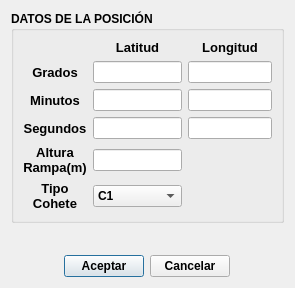
<?xml version="1.0" encoding="UTF-8"?>
<ui version="4.0">
 <class>ZDCAAEntrada</class>
 <widget class="QDialog" name="ZDCAAEntrada">
  <property name="geometry">
   <rect>
    <x>0</x>
    <y>0</y>
    <width>295</width>
    <height>288</height>
   </rect>
  </property>
  <property name="font">
   <font>
    <family>Tahoma</family>
    <weight>75</weight>
    <bold>true</bold>
   </font>
  </property>
  <property name="windowTitle">
   <string>Entrar Datos</string>
  </property>
  <layout class="QGridLayout" name="gridLayout_2">
   <item row="0" column="0" colspan="3">
    <widget class="QGroupBox" name="groupBox">
     <property name="font">
      <font>
       <family>Tahoma</family>
       <weight>75</weight>
       <bold>true</bold>
      </font>
     </property>
     <property name="title">
      <string>DATOS DE LA POSICIÓN</string>
     </property>
     <layout class="QGridLayout" name="gridLayout">
      <item row="0" column="1">
       <widget class="QLabel" name="label_2">
        <property name="font">
         <font>
          <family>Tahoma</family>
          <pointsize>10</pointsize>
          <weight>75</weight>
          <bold>true</bold>
         </font>
        </property>
        <property name="text">
         <string>Latitud</string>
        </property>
        <property name="alignment">
         <set>Qt::AlignCenter</set>
        </property>
       </widget>
      </item>
      <item row="0" column="3">
       <widget class="QLabel" name="label">
        <property name="font">
         <font>
          <family>Tahoma</family>
          <pointsize>10</pointsize>
          <weight>75</weight>
          <bold>true</bold>
         </font>
        </property>
        <property name="text">
         <string>Longitud</string>
        </property>
        <property name="alignment">
         <set>Qt::AlignCenter</set>
        </property>
       </widget>
      </item>
      <item row="1" column="0">
       <widget class="QLabel" name="label_3">
        <property name="font">
         <font>
          <family>Tahoma</family>
          <pointsize>10</pointsize>
          <weight>75</weight>
          <bold>true</bold>
         </font>
        </property>
        <property name="text">
         <string>Grados</string>
        </property>
        <property name="alignment">
         <set>Qt::AlignCenter</set>
        </property>
       </widget>
      </item>
      <item row="1" column="3">
       <widget class="QLineEdit" name="lineEdit">
        <property name="font">
         <font>
          <family>Tahoma</family>
          <weight>75</weight>
          <bold>true</bold>
         </font>
        </property>
       </widget>
      </item>
      <item row="1" column="1">
       <widget class="QLineEdit" name="lineEdit_4">
        <property name="font">
         <font>
          <family>Tahoma</family>
          <weight>75</weight>
          <bold>true</bold>
         </font>
        </property>
       </widget>
      </item>
      <item row="2" column="3">
       <widget class="QLineEdit" name="lineEdit_2">
        <property name="font">
         <font>
          <family>Tahoma</family>
          <weight>75</weight>
          <bold>true</bold>
         </font>
        </property>
       </widget>
      </item>
      <item row="2" column="0">
       <widget class="QLabel" name="label_4">
        <property name="font">
         <font>
          <family>Tahoma</family>
          <pointsize>10</pointsize>
          <weight>75</weight>
          <bold>true</bold>
         </font>
        </property>
        <property name="text">
         <string>Minutos</string>
        </property>
        <property name="alignment">
         <set>Qt::AlignCenter</set>
        </property>
       </widget>
      </item>
      <item row="3" column="0">
       <widget class="QLabel" name="label_5">
        <property name="font">
         <font>
          <family>Tahoma</family>
          <pointsize>10</pointsize>
          <weight>75</weight>
          <bold>true</bold>
         </font>
        </property>
        <property name="text">
         <string>Segundos</string>
        </property>
        <property name="alignment">
         <set>Qt::AlignCenter</set>
        </property>
       </widget>
      </item>
      <item row="2" column="1">
       <widget class="QLineEdit" name="lineEdit_5">
        <property name="font">
         <font>
          <family>Tahoma</family>
          <weight>75</weight>
          <bold>true</bold>
         </font>
        </property>
       </widget>
      </item>
      <item row="3" column="1">
       <widget class="QLineEdit" name="lineEdit_6">
        <property name="font">
         <font>
          <family>Tahoma</family>
          <weight>75</weight>
          <bold>true</bold>
         </font>
        </property>
       </widget>
      </item>
      <item row="4" column="0">
       <widget class="QLabel" name="label_6">
        <property name="font">
         <font>
          <family>Tahoma</family>
          <pointsize>10</pointsize>
          <weight>75</weight>
          <bold>true</bold>
         </font>
        </property>
        <property name="text">
         <string>Altura
Rampa(m)</string>
        </property>
        <property name="alignment">
         <set>Qt::AlignCenter</set>
        </property>
       </widget>
      </item>
      <item row="3" column="3">
       <widget class="QLineEdit" name="lineEdit_3">
        <property name="font">
         <font>
          <family>Tahoma</family>
          <weight>75</weight>
          <bold>true</bold>
         </font>
        </property>
       </widget>
      </item>
      <item row="5" column="0">
       <widget class="QLabel" name="label_7">
        <property name="font">
         <font>
          <family>Tahoma</family>
          <pointsize>10</pointsize>
          <weight>75</weight>
          <bold>true</bold>
         </font>
        </property>
        <property name="text">
         <string>Tipo
Cohete</string>
        </property>
        <property name="alignment">
         <set>Qt::AlignCenter</set>
        </property>
       </widget>
      </item>
      <item row="4" column="1">
       <widget class="QLineEdit" name="lineEdit_7">
        <property name="font">
         <font>
          <family>Tahoma</family>
          <weight>75</weight>
          <bold>true</bold>
         </font>
        </property>
       </widget>
      </item>
      <item row="5" column="1">
       <widget class="QComboBox" name="comboBox_2">
        <property name="font">
         <font>
          <family>Tahoma</family>
          <weight>75</weight>
          <bold>true</bold>
         </font>
        </property>
        <item>
         <property name="text">
          <string>C1</string>
         </property>
        </item>
        <item>
         <property name="text">
          <string>C2</string>
         </property>
        </item>
        <item>
         <property name="text">
          <string>C3</string>
         </property>
        </item>
        <item>
         <property name="text">
          <string>Igla</string>
         </property>
        </item>
        <item>
         <property name="text">
          <string>C10</string>
         </property>
        </item>
        <item>
         <property name="text">
          <string>OCA-AKM</string>
         </property>
        </item>
        <item>
         <property name="text">
          <string>Cuadrado</string>
         </property>
        </item>
        <item>
         <property name="text">
          <string>Pechora</string>
         </property>
        </item>
        <item>
         <property name="text">
          <string>Volga</string>
         </property>
        </item>
       </widget>
      </item>
     </layout>
    </widget>
   </item>
   <item row="1" column="1">
    <spacer name="verticalSpacer">
     <property name="orientation">
      <enum>Qt::Vertical</enum>
     </property>
     <property name="sizeHint" stdset="0">
      <size>
       <width>20</width>
       <height>29</height>
      </size>
     </property>
    </spacer>
   </item>
   <item row="2" column="0">
    <spacer name="horizontalSpacer">
     <property name="orientation">
      <enum>Qt::Horizontal</enum>
     </property>
     <property name="sizeHint" stdset="0">
      <size>
       <width>72</width>
       <height>20</height>
      </size>
     </property>
    </spacer>
   </item>
   <item row="2" column="1">
    <layout class="QHBoxLayout" name="horizontalLayout">
     <item>
      <widget class="QPushButton" name="pushButton">
       <property name="text">
        <string>Aceptar</string>
       </property>
      </widget>
     </item>
     <item>
      <widget class="QPushButton" name="pushButton_2">
       <property name="text">
        <string>Cancelar</string>
       </property>
      </widget>
     </item>
    </layout>
   </item>
   <item row="2" column="2">
    <spacer name="horizontalSpacer_2">
     <property name="orientation">
      <enum>Qt::Horizontal</enum>
     </property>
     <property name="sizeHint" stdset="0">
      <size>
       <width>73</width>
       <height>20</height>
      </size>
     </property>
    </spacer>
   </item>
  </layout>
 </widget>
 <resources/>
 <connections/>
</ui>
